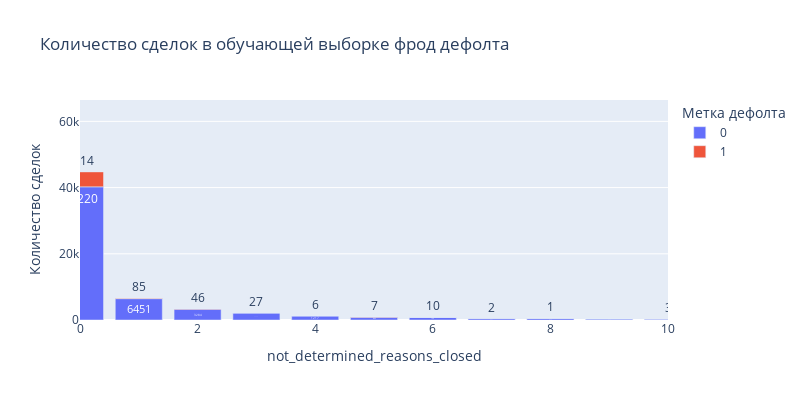

Here is the notebook cell this chart was saved with:
### Code cell
plot_features_bar(target_frod.data, 'bad_reasons_closed', x_range =[0, 10])
plot_features_bar(target_frod.data, 'good_reasons_closed', x_range =[0, 10])
plot_features_bar(target_frod.data, 'not_determined_reasons_closed', x_range =[0, 10])

### Figure 1 — Plotly figure (JSON) as saved in the notebook; plotly's stock layout.template omitted (floating-point values rounded to 4 significant figures)
{"data": [{"alignmentgroup": "True", "hovertemplate": "Метка дефолта=0<br>not_determined_reasons_closed=%{x}<br>Количество сделок=%{text}<extra></extra>", "legendgroup": "0", "marker": {"color": "#636efa", "pattern": {"shape": ""}}, "name": "0", "offsetgroup": "0", "orientation": "v", "showlegend": true, "text": [40220, 6451, 3284, 2094, 1217, 865, 755, 441, 469, 325, 276, 245, 199, 153, 158, 101, 109, 59, 69, 79, 68, 64, 42, 45, 39, 43, 46, 35, 25, 26, 37, 25, 17, 11, 15, 12, 10, 21, 12, 2, 12, 7, 1, 15, 4, 15, 10, 5, 16, 8, 18, 4, 3, 11, 7, 3, 2, 11, 1, 3, 13, 2, 5, 4, 4, 1, 1, 1, 1, 2, 5, 2, 1, 6, 2, 2, 2, 1, 5, 2, 4, 1, 1, 3, 4, 1, 2, 1, 1, 2, 1, 1, 1, 1, 1, 1, 1, 1, 1, 1, 1, 1, 2, 2, 1, 1, 1, 1, 1], "textposition": "auto", "type": "bar", "x": [0, 1, 2, 3, 4, 5, 6, 7, 8, 9, 10, 11, 12, 13, 14, 15, 16, 17, 18, 19, 20, 21, 22, 23, 24, 25, 26, 27, 28, 29, 30, 31, 32, 33, 34, 35, 36, 37, 38, 39, 40, 41, 42, 43, 44, 45, 46, 47, 48, 49, 50, 51, 52, 53, 54, 55, 56, 57, 58, 59, 60, 61, 62, 63, 64, 65, 66, 67, 68, 70, 71, 72, 73, 74, 75, 76, 77, 78, 79, 80, 81, 82, 86, 90, 91, 93, 94, 96, 98, 99, 100, 102, 107, 108, 118, 119, 122, 124, 132, 136, 139, 141, 145, 180, 182, 186, 205, 206, 223], "xaxis": "x", "y": [40220, 6451, 3284, 2094, 1217, 865, 755, 441, 469, 325, 276, 245, 199, 153, 158, 101, 109, 59, 69, 79, 68, 64, 42, 45, 39, 43, 46, 35, 25, 26, 37, 25, 17, 11, 15, 12, 10, 21, 12, 2, 12, 7, 1, 15, 4, 15, 10, 5, 16, 8, 18, 4, 3, 11, 7, 3, 2, 11, 1, 3, 13, 2, 5, 4, 4, 1, 1, 1, 1, 2, 5, 2, 1, 6, 2, 2, 2, 1, 5, 2, 4, 1, 1, 3, 4, 1, 2, 1, 1, 2, 1, 1, 1, 1, 1, 1, 1, 1, 1, 1, 1, 1, 2, 2, 1, 1, 1, 1, 1], "yaxis": "y"}, {"alignmentgroup": "True", "hovertemplate": "Метка дефолта=1<br>not_determined_reasons_closed=%{x}<br>Количество сделок=%{text}<extra></extra>", "legendgroup": "1", "marker": {"color": "#EF553B", "pattern": {"shape": ""}}, "name": "1", "offsetgroup": "1", "orientation": "v", "showlegend": true, "text": [4514, 85, 46, 27, 6, 7, 10, 2, 1, 1, 3, 1, 1, 1, 1, 1, 1], "textposition": "auto", "type": "bar", "x": [0, 1, 2, 3, 4, 5, 6, 7, 8, 9, 10, 12, 20, 24, 30, 36, 125], "xaxis": "x", "y": [4514, 85, 46, 27, 6, 7, 10, 2, 1, 1, 3, 1, 1, 1, 1, 1, 1], "yaxis": "y"}, {"alignmentgroup": "True", "hovertemplate": "Метка дефолта=<br>not_determined_reasons_closed=%{x}<br>Количество сделок=%{text}<extra></extra>", "legendgroup": "", "marker": {"color": "#00cc96", "pattern": {"shape": ""}}, "name": "", "offsetgroup": "", "orientation": "v", "showlegend": false, "text": [63131], "textposition": "auto", "type": "bar", "x": ["All"], "xaxis": "x", "y": [63131], "yaxis": "y"}], "layout": {"autosize": false, "barmode": "relative", "height": 400, "legend": {"title": {"text": "Метка дефолта"}, "tracegroupgap": 0}, "title": {"text": "Количество сделок в обучающей выборке фрод дефолта"}, "width": 800, "xaxis": {"anchor": "y", "domain": [0, 1], "range": [0, 10], "title": {"text": "not_determined_reasons_closed"}}, "yaxis": {"anchor": "x", "domain": [0, 1], "title": {"text": "Количество сделок"}}}}
